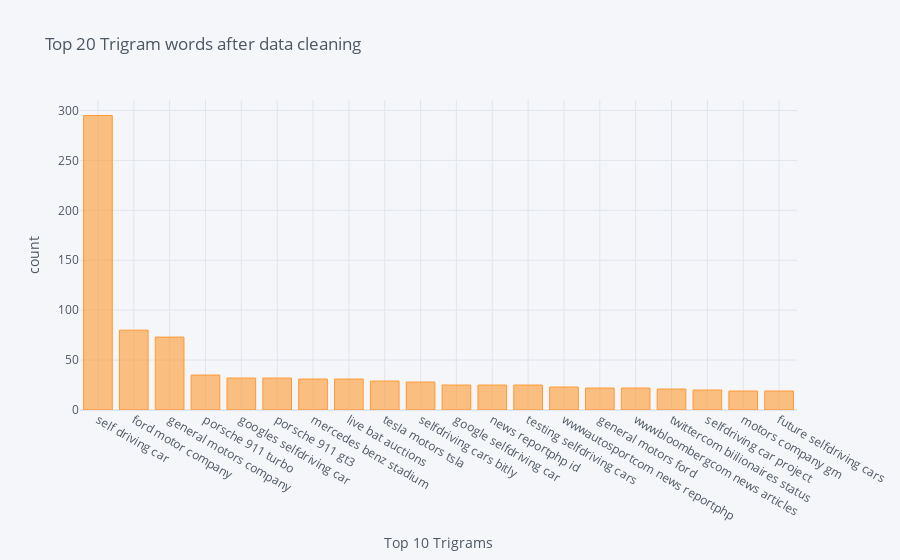

The notebook cell saved with this chart:
### Code cell
def get_top_n_trigram(corpus, n=None):
    vec = CountVectorizer(ngram_range=(3, 3), stop_words='english').fit(corpus)
    bag_of_words = vec.transform(corpus)
    sum_words = bag_of_words.sum(axis=0) 
    words_freq = [(word, sum_words[0, idx]) for word, idx in vec.vocabulary_.items()]
    words_freq =sorted(words_freq, key = lambda x: x[1], reverse=True)
    return words_freq[:n]
common_words = get_top_n_trigram(data['clean3'], 20)
for word, freq in common_words:
    print(word, freq)
df5 = pd.DataFrame(common_words, columns = ['trigrams' , 'count'])
df5.groupby('trigrams').sum()['count'].sort_values(ascending=False).iplot(
    kind='bar', xTitle='Number of Trigrams', yTitle='count',title='Top 20 Trigram words after data cleaning')

### Figure 1 — Plotly figure (JSON) as saved in the notebook; plotly's stock layout.template omitted (floating-point values rounded to 4 significant figures)
{"data": [{"marker": {"color": "rgba(255, 153, 51, 0.6)", "line": {"color": "rgba(255, 153, 51, 1.0)", "width": 1}}, "name": "count", "orientation": "v", "text": "", "type": "bar", "x": ["self driving car", "ford motor company", "general motors company", "porsche 911 turbo", "googles selfdriving car", "porsche 911 gt3", "mercedes benz stadium", "live bat auctions", "tesla motors tsla", "selfdriving cars bitly", "google selfdriving car", "news reportphp id", "testing selfdriving cars", "wwwautosportcom news reportphp", "general motors ford", "wwwbloombergcom news articles", "twittercom biilionaires status", "selfdriving car project", "motors company gm", "future selfdriving cars"], "y": [295, 80, 73, 35, 32, 32, 31, 31, 29, 28, 25, 25, 25, 23, 22, 22, 21, 20, 19, 19]}], "layout": {"legend": {"bgcolor": "#F5F6F9", "font": {"color": "#4D5663"}}, "paper_bgcolor": "#F5F6F9", "plot_bgcolor": "#F5F6F9", "title": {"font": {"color": "#4D5663"}, "text": "Top 20 Trigram words after data cleaning"}, "xaxis": {"gridcolor": "#E1E5ED", "showgrid": true, "tickfont": {"color": "#4D5663"}, "title": {"font": {"color": "#4D5663"}, "text": "Top 10 Trigrams"}, "zerolinecolor": "#E1E5ED"}, "yaxis": {"gridcolor": "#E1E5ED", "showgrid": true, "tickfont": {"color": "#4D5663"}, "title": {"font": {"color": "#4D5663"}, "text": "count"}, "zerolinecolor": "#E1E5ED"}}}
